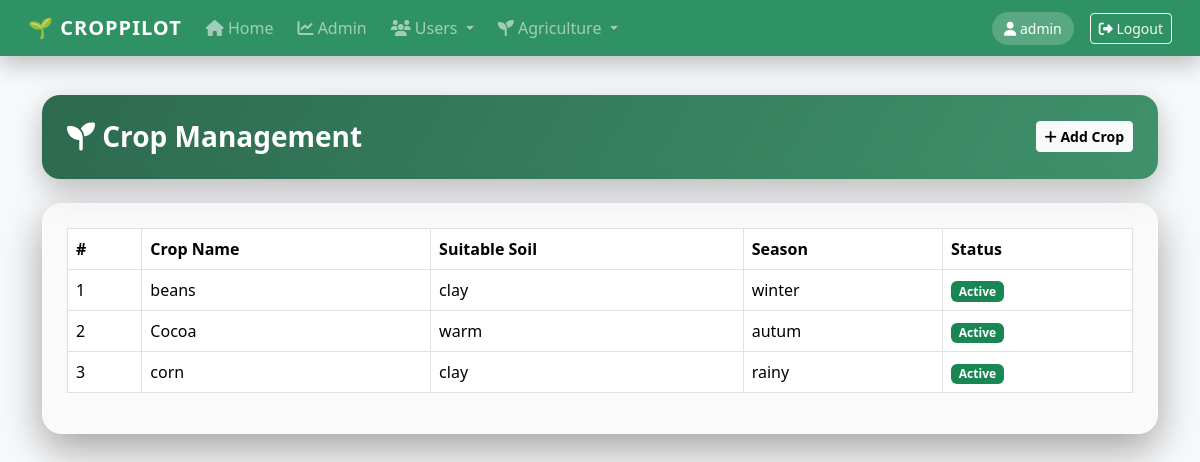
Page /adminpanel/crops/ (signed in) on the committed database.
### croppilot_app/models.py (models this page shows, shortened)
class Crop(models.Model):
    name = models.CharField(max_length=100)
    suitable_soil = models.CharField(max_length=100)
    season = models.CharField(max_length=50)

### croppilot_app/views.py (the view, shortened to what this page needs)
# urls.py: path('adminpanel/crops/', views.manage_crops, name='manage_crops'),
@role_required(allowed_roles=['admin'])
def manage_crops(request):
    return render(request, 'adminpanel/crops.html', {
        'crops': Crop.objects.all()
    })

### templates/adminpanel/crops.html (shortened to what this page needs)
{% extends 'base.html' %}
{% block content %}
<div class="page-header mb-4 d-flex justify-content-between align-items-center">
  <h3 class="fw-bold mb-0">
    <i class="fas fa-seedling"></i> Crop Management
  </h3>
  <button class="btn btn-light btn-sm fw-semibold"
          data-bs-toggle="modal"
          data-bs-target="#addCropModal">
    <i class="fas fa-plus"></i> Add Crop
  </button>
</div>
<div class="glass-card p-4">
  <div class="table-responsive">
    <table class="table table-bordered align-middle">
      <thead>
        <tr>
          <th>#</th>
          <th>Crop Name</th>
          <th>Suitable Soil</th>
          <th>Season</th>
          <th>Status</th>
        </tr>
      </thead>
      <tbody>
        {% for c in crops %}
        <tr>
          <td>{{ forloop.counter }}</td>
          <td>{{ c.name }}</td>
          <td>{{ c.suitable_soil }}</td>
          <td>{{ c.season }}</td>
          <td>
            <span class="badge bg-success">Active</span>
          </td>
        </tr>
        {% empty %}
        <tr>
          <td colspan="5" class="text-center text-muted">
            No crop records available
          </td>
        </tr>
        {% endfor %}
      </tbody>
    </table>
  </div>
</div>
{% endblock %}

### templates/base.html (shortened to what this page needs)
<!DOCTYPE html>
<html lang="en">
<head>
<link href="https://cdn.jsdelivr.net/npm/bootstrap@5.3.2/dist/css/bootstrap.min.css" rel="stylesheet">
<link href="https://cdnjs.cloudflare.com/ajax/libs/font-awesome/6.5.1/css/all.min.css" rel="stylesheet">
</head>
<body class="bg-light">
<nav class="navbar navbar-expand-lg navbar-dark navbar-custom glass-nav fixed-top px-3">
  <div class="container-fluid">
    <a class="navbar-brand" href="/">
      🌱 CROPPILOT
    </a>
    <div class="collapse navbar-collapse" id="mainNavbar">
      <ul class="navbar-nav me-auto mb-2 mb-lg-0">
        {% if user.is_authenticated %}
          <li class="nav-item">
            <a class="nav-link" href="#">
              <i class="fas fa-home"></i> Home
            </a>
          </li>
          {% if user.profile.role == 'farmer' %}
            <li class="nav-item"><a class="nav-link" href="/farmer/dashboard/"><i class="fas fa-seedling"></i> Dashboard</a></li>
            <li class="nav-item"><a class="nav-link" href="/farmer/disease/"><i class="fas fa-leaf"></i> Disease</a></li>
            <li class="nav-item"><a class="nav-link" href="/farmer/query/"><i class="fas fa-comments"></i> Ask Officer</a></li>
            <li class="nav-item"><a class="nav-link" href="/farmer/replies/"><i class="fas fa-reply"></i> Replies</a></li>
            <li class="nav-item"><a class="nav-link" href="/farmer/smart-soil/"><i class="fas fa-brain"></i> Smart Soil</a></li>
            <li class="nav-item"><a class="nav-link" href="/farmer/market-prices/"><i class="fas fa-rupee-sign"></i> Prices</a></li>
            <li class="nav-item"><a class="nav-link" href="/farmer/feedback/"><i class="fas fa-star"></i> Feedback</a></li>
          {% elif user.profile.role == 'officer' %}
            <li class="nav-item"><a class="nav-link" href="/officer/dashboard/"><i class="fas fa-user-tie"></i> Officer Dashboard</a></li>
          {% elif user.profile.role == 'admin' or user.is_superuser %}
            <li class="nav-item"><a class="nav-link" href="/adminpanel/dashboard/"><i class="fas fa-chart-line"></i> Admin</a></li>
            <li class="nav-item dropdown">
              <a class="nav-link dropdown-toggle" data-bs-toggle="dropdown">
                <i class="fas fa-users"></i> Users
              </a>
            </li>
            <li class="nav-item dropdown">
              <a class="nav-link dropdown-toggle" data-bs-toggle="dropdown">
                <i class="fas fa-seedling"></i> Agriculture
              </a>
            </li>
          {% endif %}
        {% endif %}
      </ul>
      {% if user.is_authenticated %}
        <span class="user-badge text-white me-3">
          <i class="fas fa-user"></i> {{ user.username }}
        </span>
        <a href="/logout/" class="btn btn-outline-light btn-sm">
          <i class="fas fa-sign-out-alt"></i> Logout
        </a>
      {% endif %}
    </div>
  </div>
</nav>
<div class="container page-container">
  {% block content %}{% endblock %}
</div>
</body>
</html>

### templates/base.html (style rules this page uses)
.navbar-custom { background: linear-gradient(120deg, #0f5132, #198754); box-shadow: 0 8px 25px rgba(0,0,0,.25); }
.glass-nav { backdrop-filter: blur(10px); background: rgba(25, 135, 84, 0.9); }
.navbar-brand { font-weight: 800; letter-spacing: 1px; }
.nav-link { font-weight: 500; margin-right: 8px; transition: 0.3s; }
.user-badge { background: rgba(255,255,255,.2); padding: 6px 12px; border-radius: 20px; font-size: 14px; }
.page-container { margin-top: 95px; }

### templates/adminpanel/crops.html (style rules this page uses)
.page-header { background: linear-gradient(120deg,#2d6a4f,#40916c); border-radius: 18px; padding: 25px; color: white; box-shadow: 0 10px 30px rgba(0,0,0,.25); }
.glass-card { background: rgba(255,255,255,.15); backdrop-filter: blur(14px); border-radius: 20px; border: 1px solid rgba(255,255,255,.25); box-shadow: 0 15px 40px rgba(0,0,0,.35); }
.table thead { background: rgba(45,106,79,.95); color: white; }
.table tbody tr { transition: .3s; }

### rows in the picture
Crop: name "beans", suitable_soil "clay", season "winter"
Crop: name "Cocoa", suitable_soil "warm", season "autum"
Crop: name "corn", suitable_soil "clay", season "rainy"

### other values in the picture
{{ user.username }} "admin"
